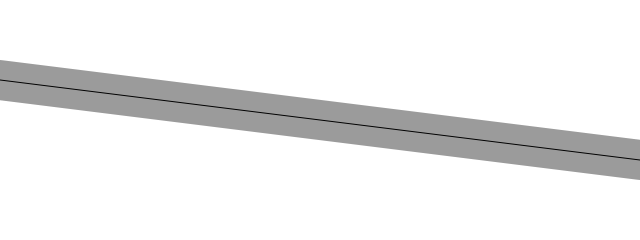
Frame 1 (no input)
Frame 60 (no input): identical to frame 1, image omitted
Frame 120 (the mouse pressed at the canvas centre since frame 60): identical to frame 1, image omitted

The p5.js sketch that drew this single still picture (run headless with seeded random() and noise() and a simulated clock; from frame 60 on, the mouse is pressed at the canvas centre):

// p5.js sketch
// ── sketch.js
// The Nature of Code
// Daniel Shiffman
// http://natureofcode.com

// Path Following
// Path is a just a straight line in this example
// Via Reynolds: // http://www.red3d.com/cwr/steer/PathFollow.html

// A path object (series of connected points)
let path;


function setup() {

  createCanvas(640, 240);
  path = new Path();
}

function draw() {
  background(255);
  path.show();
}
// ── path.js
class Path {
  constructor() {
    // A path has a radius, how wide is it.
    //{!3} Picking some arbitrary values to initialize the path
    this.radius = 20;
    this.start = createVector(0, height / 3);
    //{!2} A path is only two points, start and end.
    this.end = createVector(width, (2 * height) / 3);
  }

  //{!7} Display the path.
  show() {
    strokeWeight(this.radius * 2);
    stroke(0, 100);
    line(this.start.x, this.start.y, this.end.x, this.end.y);
    strokeWeight(1);
    stroke(0);
    line(this.start.x, this.start.y, this.end.x, this.end.y);
  }
}

// ── style.css
html,
body {
  margin: 0;
  padding: 0;
}
canvas {
  display: block;
}
